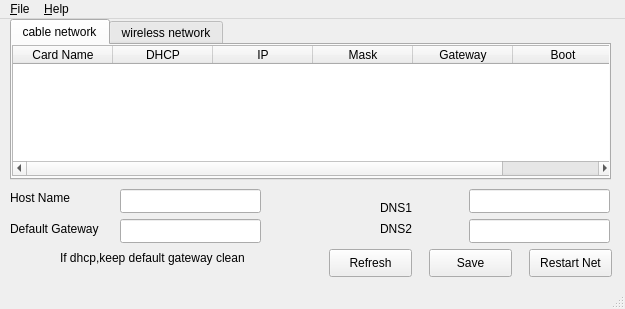
<?xml version="1.0" encoding="UTF-8"?>
<ui version="4.0">
 <class>MainWindow</class>
 <widget class="QMainWindow" name="MainWindow">
  <property name="geometry">
   <rect>
    <x>0</x>
    <y>0</y>
    <width>625</width>
    <height>309</height>
   </rect>
  </property>
  <property name="sizePolicy">
   <sizepolicy hsizetype="Preferred" vsizetype="Preferred">
    <horstretch>0</horstretch>
    <verstretch>0</verstretch>
   </sizepolicy>
  </property>
  <property name="sizeIncrement">
   <size>
    <width>0</width>
    <height>0</height>
   </size>
  </property>
  <property name="windowTitle">
   <string>netmanager</string>
  </property>
  <property name="windowIcon">
   <iconset>
    <normaloff>../../../../usr/share/pixmaps/netmanager/tong.jpg</normaloff>../../../../usr/share/pixmaps/netmanager/tong.jpg</iconset>
  </property>
  <widget class="QWidget" name="centralWidget">
   <widget class="QPushButton" name="btnSave">
    <property name="geometry">
     <rect>
      <x>429</x>
      <y>230</y>
      <width>83</width>
      <height>28</height>
     </rect>
    </property>
    <property name="text">
     <string>Save</string>
    </property>
   </widget>
   <widget class="QLabel" name="label_3">
    <property name="geometry">
     <rect>
      <x>10</x>
      <y>200</y>
      <width>121</width>
      <height>20</height>
     </rect>
    </property>
    <property name="text">
     <string>Default Gateway</string>
    </property>
   </widget>
   <widget class="QLabel" name="label_4">
    <property name="geometry">
     <rect>
      <x>10</x>
      <y>170</y>
      <width>81</width>
      <height>18</height>
     </rect>
    </property>
    <property name="text">
     <string>Host Name</string>
    </property>
   </widget>
   <widget class="QLineEdit" name="edtGateWay">
    <property name="geometry">
     <rect>
      <x>120</x>
      <y>200</y>
      <width>141</width>
      <height>24</height>
     </rect>
    </property>
   </widget>
   <widget class="QLineEdit" name="edtName">
    <property name="geometry">
     <rect>
      <x>120</x>
      <y>170</y>
      <width>141</width>
      <height>24</height>
     </rect>
    </property>
   </widget>
   <widget class="QPushButton" name="btnRestartNetwork">
    <property name="geometry">
     <rect>
      <x>529</x>
      <y>230</y>
      <width>83</width>
      <height>28</height>
     </rect>
    </property>
    <property name="text">
     <string>Restart Net</string>
    </property>
   </widget>
   <widget class="QLabel" name="label_5">
    <property name="geometry">
     <rect>
      <x>380</x>
      <y>180</y>
      <width>81</width>
      <height>18</height>
     </rect>
    </property>
    <property name="text">
     <string>DNS1</string>
    </property>
   </widget>
   <widget class="QLabel" name="label_6">
    <property name="geometry">
     <rect>
      <x>380</x>
      <y>200</y>
      <width>81</width>
      <height>20</height>
     </rect>
    </property>
    <property name="text">
     <string>DNS2</string>
    </property>
   </widget>
   <widget class="QLineEdit" name="edtDNS1">
    <property name="geometry">
     <rect>
      <x>469</x>
      <y>170</y>
      <width>141</width>
      <height>24</height>
     </rect>
    </property>
   </widget>
   <widget class="QLineEdit" name="edtDNS2">
    <property name="geometry">
     <rect>
      <x>469</x>
      <y>200</y>
      <width>141</width>
      <height>24</height>
     </rect>
    </property>
   </widget>
   <widget class="QPushButton" name="btnRefresh">
    <property name="geometry">
     <rect>
      <x>329</x>
      <y>230</y>
      <width>83</width>
      <height>28</height>
     </rect>
    </property>
    <property name="text">
     <string>Refresh</string>
    </property>
   </widget>
   <widget class="QLabel" name="label">
    <property name="geometry">
     <rect>
      <x>60</x>
      <y>230</y>
      <width>231</width>
      <height>17</height>
     </rect>
    </property>
    <property name="text">
     <string>If dhcp,keep default gateway clean</string>
    </property>
   </widget>
   <widget class="QTabWidget" name="tabWidget">
    <property name="geometry">
     <rect>
      <x>10</x>
      <y>0</y>
      <width>601</width>
      <height>161</height>
     </rect>
    </property>
    <property name="currentIndex">
     <number>0</number>
    </property>
    <widget class="QWidget" name="tabwire">
     <attribute name="title">
      <string>cable network</string>
     </attribute>
     <widget class="QTableWidget" name="tableEthe">
      <property name="geometry">
       <rect>
        <x>0</x>
        <y>0</y>
        <width>601</width>
        <height>131</height>
       </rect>
      </property>
      <property name="maximumSize">
       <size>
        <width>661</width>
        <height>16777215</height>
       </size>
      </property>
      <column>
       <property name="text">
        <string>Card Name</string>
       </property>
      </column>
      <column>
       <property name="text">
        <string>DHCP</string>
       </property>
      </column>
      <column>
       <property name="text">
        <string>IP</string>
       </property>
      </column>
      <column>
       <property name="text">
        <string>Mask</string>
       </property>
      </column>
      <column>
       <property name="text">
        <string>Gateway</string>
       </property>
      </column>
      <column>
       <property name="text">
        <string>Boot</string>
       </property>
      </column>
     </widget>
    </widget>
    <widget class="QWidget" name="tabwireless">
     <attribute name="title">
      <string>wireless network</string>
     </attribute>
     <widget class="QTableWidget" name="tableWireless">
      <property name="geometry">
       <rect>
        <x>0</x>
        <y>0</y>
        <width>241</width>
        <height>131</height>
       </rect>
      </property>
      <property name="maximumSize">
       <size>
        <width>661</width>
        <height>16777215</height>
       </size>
      </property>
      <column>
       <property name="text">
        <string>ESSID</string>
       </property>
      </column>
      <column>
       <property name="text">
        <string>Signal Strength</string>
       </property>
      </column>
     </widget>
     <widget class="QPushButton" name="btnScanWireless">
      <property name="geometry">
       <rect>
        <x>250</x>
        <y>30</y>
        <width>161</width>
        <height>28</height>
       </rect>
      </property>
      <property name="text">
       <string>Scan Wireless...</string>
      </property>
     </widget>
     <widget class="QPushButton" name="btnLink">
      <property name="geometry">
       <rect>
        <x>440</x>
        <y>100</y>
        <width>151</width>
        <height>28</height>
       </rect>
      </property>
      <property name="text">
       <string>Link to Selected Net</string>
      </property>
     </widget>
     <widget class="QLabel" name="labelWirelessCard">
      <property name="geometry">
       <rect>
        <x>250</x>
        <y>10</y>
        <width>341</width>
        <height>17</height>
       </rect>
      </property>
      <property name="text">
       <string>Wireless Card:</string>
      </property>
     </widget>
     <widget class="QLineEdit" name="edtPassword">
      <property name="geometry">
       <rect>
        <x>430</x>
        <y>70</y>
        <width>101</width>
        <height>27</height>
       </rect>
      </property>
     </widget>
     <widget class="QLabel" name="label_2">
      <property name="geometry">
       <rect>
        <x>250</x>
        <y>74</y>
        <width>171</width>
        <height>17</height>
       </rect>
      </property>
      <property name="text">
       <string>net password(clean is null)</string>
      </property>
     </widget>
     <widget class="QCheckBox" name="cbAsc">
      <property name="geometry">
       <rect>
        <x>530</x>
        <y>70</y>
        <width>87</width>
        <height>23</height>
       </rect>
      </property>
      <property name="text">
       <string>ASCII</string>
      </property>
      <property name="checkable">
       <bool>true</bool>
      </property>
      <property name="checked">
       <bool>true</bool>
      </property>
     </widget>
     <widget class="QComboBox" name="cmbWirelessType">
      <property name="geometry">
       <rect>
        <x>310</x>
        <y>100</y>
        <width>121</width>
        <height>27</height>
       </rect>
      </property>
      <item>
       <property name="text">
        <string>WEP</string>
       </property>
      </item>
      <item>
       <property name="text">
        <string>WPA-PSK-TKIP</string>
       </property>
      </item>
      <item>
       <property name="text">
        <string>WPA-PSK-AES</string>
       </property>
      </item>
     </widget>
     <widget class="QLabel" name="label_7">
      <property name="geometry">
       <rect>
        <x>249</x>
        <y>105</y>
        <width>59</width>
        <height>17</height>
       </rect>
      </property>
      <property name="text">
       <string>Type</string>
      </property>
     </widget>
    </widget>
   </widget>
  </widget>
  <widget class="QStatusBar" name="statusBar"/>
  <widget class="QMenuBar" name="menuBar">
   <property name="geometry">
    <rect>
     <x>0</x>
     <y>0</y>
     <width>625</width>
     <height>25</height>
    </rect>
   </property>
   <widget class="QMenu" name="menu">
    <property name="title">
     <string>&amp;File</string>
    </property>
    <addaction name="SaveAction"/>
    <addaction name="RestartNetworkCardAction"/>
    <addaction name="RefreshAction"/>
    <addaction name="HideAction"/>
    <addaction name="separator"/>
    <addaction name="QuitAction"/>
   </widget>
   <widget class="QMenu" name="menu_2">
    <property name="locale">
     <locale language="English" country="UnitedStates"/>
    </property>
    <property name="title">
     <string>&amp;Help</string>
    </property>
    <addaction name="VersionAction"/>
   </widget>
   <addaction name="menu"/>
   <addaction name="menu_2"/>
  </widget>
  <action name="SaveAction">
   <property name="text">
    <string>Save the setting</string>
   </property>
   <property name="toolTip">
    <string>Save the setting</string>
   </property>
  </action>
  <action name="RestartNetworkCardAction">
   <property name="text">
    <string>Restart network card</string>
   </property>
   <property name="toolTip">
    <string>Restart network card</string>
   </property>
  </action>
  <action name="RefreshAction">
   <property name="text">
    <string>Refresh</string>
   </property>
   <property name="toolTip">
    <string>Refresh</string>
   </property>
  </action>
  <action name="VersionAction">
   <property name="text">
    <string>Get version</string>
   </property>
   <property name="toolTip">
    <string>Get version</string>
   </property>
  </action>
  <action name="HideAction">
   <property name="text">
    <string>Hide</string>
   </property>
   <property name="toolTip">
    <string>Hide</string>
   </property>
  </action>
  <action name="QuitAction">
   <property name="text">
    <string>Quit</string>
   </property>
   <property name="toolTip">
    <string>Quit</string>
   </property>
  </action>
  <action name="ScanWirelessAction">
   <property name="text">
    <string>Scan wireless</string>
   </property>
   <property name="toolTip">
    <string>Scan wireless</string>
   </property>
  </action>
 </widget>
 <layoutdefault spacing="6" margin="11"/>
 <resources/>
 <connections>
  <connection>
   <sender>btnSave</sender>
   <signal>clicked()</signal>
   <receiver>SaveAction</receiver>
   <slot>trigger()</slot>
   <hints>
    <hint type="sourcelabel">
     <x>151</x>
     <y>134</y>
    </hint>
    <hint type="destinationlabel">
     <x>-1</x>
     <y>-1</y>
    </hint>
   </hints>
  </connection>
  <connection>
   <sender>btnRestartNetwork</sender>
   <signal>clicked()</signal>
   <receiver>RestartNetworkCardAction</receiver>
   <slot>trigger()</slot>
   <hints>
    <hint type="sourcelabel">
     <x>311</x>
     <y>203</y>
    </hint>
    <hint type="destinationlabel">
     <x>-1</x>
     <y>-1</y>
    </hint>
   </hints>
  </connection>
  <connection>
   <sender>btnRefresh</sender>
   <signal>clicked()</signal>
   <receiver>RefreshAction</receiver>
   <slot>trigger()</slot>
   <hints>
    <hint type="sourcelabel">
     <x>111</x>
     <y>203</y>
    </hint>
    <hint type="destinationlabel">
     <x>-1</x>
     <y>-1</y>
    </hint>
   </hints>
  </connection>
  <connection>
   <sender>btnScanWireless</sender>
   <signal>clicked()</signal>
   <receiver>ScanWirelessAction</receiver>
   <slot>trigger()</slot>
   <hints>
    <hint type="sourcelabel">
     <x>303</x>
     <y>63</y>
    </hint>
    <hint type="destinationlabel">
     <x>-1</x>
     <y>-1</y>
    </hint>
   </hints>
  </connection>
 </connections>
</ui>
